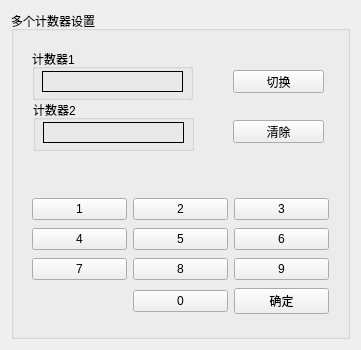
<?xml version="1.0" encoding="UTF-8"?>
<ui version="4.0">
 <class>CounterClass</class>
 <widget class="QWidget" name="CounterClass">
  <property name="geometry">
   <rect>
    <x>0</x>
    <y>0</y>
    <width>361</width>
    <height>350</height>
   </rect>
  </property>
  <property name="windowTitle">
   <string>计数器设置</string>
  </property>
  <layout class="QGridLayout" name="gridLayout">
   <item row="0" column="0">
    <widget class="QGroupBox" name="groupBox">
     <property name="enabled">
      <bool>true</bool>
     </property>
     <property name="title">
      <string>多个计数器设置</string>
     </property>
     <layout class="QGridLayout" name="gridLayout_3">
      <item row="1" column="0">
       <widget class="QWidget" name="widget_2" native="true">
        <layout class="QGridLayout" name="gridLayout_2">
         <item row="2" column="0">
          <widget class="QPushButton" name="buttonSeven">
           <property name="text">
            <string>7</string>
           </property>
          </widget>
         </item>
         <item row="3" column="2">
          <widget class="QPushButton" name="buttonSure">
           <property name="text">
            <string>确定</string>
           </property>
          </widget>
         </item>
         <item row="1" column="0">
          <widget class="QPushButton" name="buttonFour">
           <property name="text">
            <string>4</string>
           </property>
          </widget>
         </item>
         <item row="3" column="1">
          <widget class="QPushButton" name="buttonZero">
           <property name="text">
            <string>0</string>
           </property>
          </widget>
         </item>
         <item row="1" column="1">
          <widget class="QPushButton" name="buttonFive">
           <property name="text">
            <string>5</string>
           </property>
          </widget>
         </item>
         <item row="0" column="2">
          <widget class="QPushButton" name="buttonThree">
           <property name="text">
            <string>3</string>
           </property>
          </widget>
         </item>
         <item row="2" column="1">
          <widget class="QPushButton" name="buttonEight">
           <property name="text">
            <string>8</string>
           </property>
          </widget>
         </item>
         <item row="0" column="1">
          <widget class="QPushButton" name="buttonTwo">
           <property name="text">
            <string>2</string>
           </property>
          </widget>
         </item>
         <item row="1" column="2">
          <widget class="QPushButton" name="buttonSix">
           <property name="text">
            <string>6</string>
           </property>
          </widget>
         </item>
         <item row="0" column="0">
          <widget class="QPushButton" name="buttonOne">
           <property name="text">
            <string>1</string>
           </property>
          </widget>
         </item>
         <item row="2" column="2">
          <widget class="QPushButton" name="buttonNine">
           <property name="text">
            <string>9</string>
           </property>
          </widget>
         </item>
        </layout>
       </widget>
      </item>
      <item row="0" column="0">
       <widget class="QWidget" name="widget" native="true">
        <widget class="QGroupBox" name="groupBox_2">
         <property name="geometry">
          <rect>
           <x>9</x>
           <y>9</y>
           <width>161</width>
           <height>51</height>
          </rect>
         </property>
         <property name="title">
          <string>计数器1</string>
         </property>
         <widget class="QLabel" name="labelDisNumOne">
          <property name="geometry">
           <rect>
            <x>10</x>
            <y>22</y>
            <width>141</width>
            <height>21</height>
           </rect>
          </property>
          <property name="frameShape">
           <enum>QFrame::Panel</enum>
          </property>
          <property name="text">
           <string/>
          </property>
         </widget>
        </widget>
        <widget class="QGroupBox" name="groupBox_3">
         <property name="geometry">
          <rect>
           <x>10</x>
           <y>60</y>
           <width>161</width>
           <height>51</height>
          </rect>
         </property>
         <property name="title">
          <string>计数器2</string>
         </property>
         <widget class="QLabel" name="labelDisNumTwo">
          <property name="geometry">
           <rect>
            <x>10</x>
            <y>22</y>
            <width>141</width>
            <height>21</height>
           </rect>
          </property>
          <property name="frameShape">
           <enum>QFrame::Panel</enum>
          </property>
          <property name="text">
           <string/>
          </property>
         </widget>
        </widget>
        <widget class="QPushButton" name="buttonSwitch">
         <property name="geometry">
          <rect>
           <x>210</x>
           <y>30</y>
           <width>91</width>
           <height>23</height>
          </rect>
         </property>
         <property name="text">
          <string>切换</string>
         </property>
        </widget>
        <widget class="QPushButton" name="buttonClear">
         <property name="geometry">
          <rect>
           <x>210</x>
           <y>80</y>
           <width>91</width>
           <height>23</height>
          </rect>
         </property>
         <property name="text">
          <string>清除</string>
         </property>
        </widget>
       </widget>
      </item>
     </layout>
    </widget>
   </item>
  </layout>
 </widget>
 <resources/>
 <connections/>
</ui>
